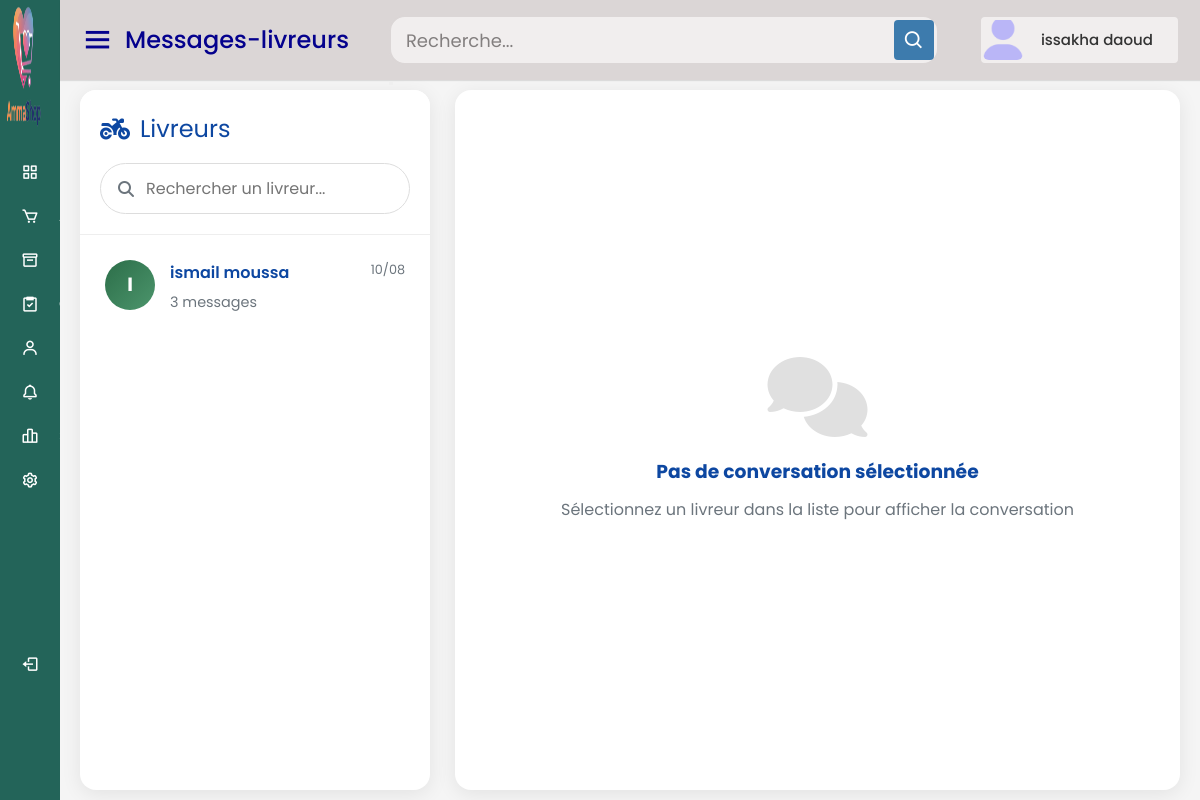
Screenshot of /tchadshop/message_livreur.php (signed in) with the database file from the repository.
### tables this page shows
CREATE TABLE IF NOT EXISTS `livreurs` (
  `id` int NOT NULL AUTO_INCREMENT,
  `nom` varchar(100) NOT NULL,
  `telephone` varchar(20) NOT NULL,
  `email` varchar(100) DEFAULT NULL,
  `password` varchar(255) DEFAULT NULL,
  `actif` tinyint(1) DEFAULT '1',
  `created_at` timestamp NULL DEFAULT CURRENT_TIMESTAMP,
  PRIMARY KEY (`id`),
  UNIQUE KEY `email` (`email`)
);

### tchadshop/message_livreur.php (the view, shortened to what this page needs)
<?php
$conn = new mysqli("localhost", "root", "", "tchadshop_db");
$livreur_id = $_GET['livreur_id'] ?? null;
$current_livreur = null;
$messages = [];
$livreurs_sql = "SELECT
            l.id AS livreur_id,
            l.nom,
            l.email,
            MAX(ml.created_at) AS dernier_message,
            COUNT(ml.id) AS total_messages,
            SUM(CASE WHEN ml.lu = 0 THEN 1 ELSE 0 END) AS non_lus
        FROM livreurs l
        LEFT JOIN messages_livreurs ml ON l.id = ml.livreur_id
        GROUP BY l.id, l.nom, l.email
        ORDER BY dernier_message DESC";
$livreurs_result = $conn->query($livreurs_sql);
?>
<!DOCTYPE html>
<html lang="fr">
<head>
    <link rel="stylesheet" href="https://cdnjs.cloudflare.com/ajax/libs/font-awesome/6.4.0/css/all.min.css">
</head>
<body>
<?php include("header.php"); ?>
<div class="admin-container">
    <div class="conversations-panel">
        <div class="panel-header">
            <div class="panel-title">
                <i class="fas fa-motorcycle"></i>
                <span>Livreurs</span>
            </div>
            <div class="search-box1">
                <i class="fas fa-search"></i>
                <input type="text" id="searchLivreur" placeholder="Rechercher un livreur...">
            </div>
        </div>
        <div class="conversations-list">
            <?php if ($livreurs_result->num_rows > 0): ?>
                <?php while ($row = $livreurs_result->fetch_assoc()):
                    $is_active = $livreur_id == $row['livreur_id'];
                    ?>
                    <a href="?livreur_id=<?= $row['livreur_id'] ?>"
                       class="conversation-item <?= $is_active ? 'active' : '' ?>">
                        <div class="livreur-avatar">
                            <?= strtoupper(substr($row['nom'], 0, 1)) ?>
                        </div>
                        <div class="conversation-info">
                            <div class="livreur-name">
                                <?= htmlspecialchars($row['nom']) ?>
                            </div>
                            <div class="last-message">
                                <?= $row['total_messages'] > 0 ?
                                    "{$row['total_messages']} message".($row['total_messages'] > 1 ? 's' : '') :
                                    "Aucun message" ?>
                            </div>
                        </div>
                        <div class="conversation-meta">
                            <div class="message-date">
                                <?= $row['dernier_message'] ? date('d/m', strtotime($row['dernier_message'])) : '-' ?>
                            </div>
                        </div>
                    </a>
                <?php endwhile; ?>
            <?php endif; ?>
        </div>
    </div>
    <div class="chat-container">
        <?php if ($current_livreur): ?>
            <div class="chat-header">
                <div class="chat-avatar">
                    <?= strtoupper(substr($current_livreur['nom'], 0, 1)) ?>
                </div>
                <div class="chat-info">
                    <div class="chat-livreur-name">
                        <?= htmlspecialchars($current_livreur['nom']) ?>
                    </div>
                    <div class="chat-livreur-email">
                        <?= htmlspecialchars($current_livreur['email'] ?? '') ?>
                    </div>
                </div>
                <div class="chat-actions">
                    <button class="action-btn" title="Marquer comme important">
                        <i class="fas fa-star"></i>
                    </button>
                    <button class="delete-all-btn" id="deleteAllBtn" title="Supprimer la conversation">
                        <i class="fas fa-trash"></i>
                        <span>Supprimer tout</span>
                    </button>
                </div>
            </div>
            <div class="chat-messages">
                <?php if (count($messages) > 0): ?>
                    <?php foreach ($messages as $message):
                        $is_admin = $message['sujet'] === 'Réponse admin';
                        ?>
                        <div class="message <?= $is_admin ? 'admin-message' : 'livreur-message' ?>">
                            <button class="delete-message"
                                    data-message-id="<?= $message['id'] ?>"
                                    title="Supprimer ce message">
                                <i class="fas fa-trash"></i>
                            </button>
                            <div class="message-content">
                                <?php if (!empty($message['message'])): ?>
                                    <?= nl2br(htmlspecialchars($message['message'])) ?>
                                <?php endif; ?>
                                <?php if (!empty($message['audio_path'])): ?>
                                    <div class="audio-container">
                                        <i class="fas fa-volume-up audio-icon"></i>
                                        <audio controls>
                                            <source src="<?= htmlspecialchars($message['audio_path']) ?>" type="audio/mpeg">
                                            <source src="<?= htmlspecialchars($message['audio_path']) ?>" type="audio/webm">
                                            <source src="<?= htmlspecialchars($message['audio_path']) ?>" type="audio/wav">
                                            <source src="<?= htmlspecialchars($message['audio_path']) ?>" type="audio/ogg">
                                            Votre navigateur ne supporte pas l'élément audio.
                                        </audio>
                                    </div>
                                <?php endif; ?>
                            </div>
                            <div class="message-meta">
                                <span><?= date('d/m/Y H:i', strtotime($message['created_at'])) ?></span>
                                <?php if ($is_admin): ?>
                                    <span class="message-status">Envoyé</span>
                                <?php endif; ?>
                            </div>
                        </div>
                    <?php endforeach; ?>
                <?php else: ?>
                    <div class="no-conversation">
                        <i class="fas fa-comments"></i>
                        <h3>Pas de messages</h3>
                        <p>Ce livreur n'a pas encore envoyé de message</p>
                    </div>
                <?php endif; ?>
            </div>
            <div class="chat-input-container">
                <form method="post" class="chat-input-form" id="messageForm" enctype="multipart/form-data">
                    <input type="file" name="audio_file" id="audioFileInput" style="display: none;">
                    <div class="input-container">
                        <textarea name="reponse" id="messageInput" placeholder="Écrivez votre réponse..."></textarea>
                        <div class="btn-container">
                            <button type="button" class="voice-btn" id="voiceButton" title="Enregistrement vocal">
                                <i class="fas fa-microphone"></i>
                            </button>
                            <button type="submit" class="btn-send" title="Envoyer">
                                <i class="fas fa-paper-plane"></i>
                            </button>
                        </div>
                    </div>
                    <div class="recorder-container" id="recorderContainer">
                        <div class="recorder-visualizer" id="visualizer"></div>
                        <div class="recorder-time" id="recordingTime">00:00</div>
                        <button type="button" class="recorder-btn" id="stopRecord" title="Arrêter l'enregistrement">
                            <i class="fas fa-stop"></i>
                        </button>
                    </div>
                </form>
            </div>
        <?php else: ?>
            <div class="no-conversation">
                <i class="fas fa-comments"></i>
                <h3>Pas de conversation sélectionnée</h3>
                <p>Sélectionnez un livreur dans la liste pour afficher la conversation</p>
            </div>
        <?php endif; ?>
    </div>
</div>
</body>
</html>

### tchadshop/style4.css (style rules this page uses)
* { margin: 0; padding: 0; box-sizing: border-box; font-family: "Poppins", sans-serif; }

### tchadshop/message_livreur.php (style rules this page uses)
:root { --primary: #2c6e49; --primary-light: #4c956c; --secondary: #e3f2fd; --accent: #ff6b6b; --dark: #0d47a1; --light: #f8f9fa; --gray: #6c757d; --success: #28a745; --warning: #ffc107; --danger: #dc3545; --info: #17a2b8; --radius: 16px; --shadow: 0 4px 20px rgba(0,0,0,0.08); --shadow-hover: 0 6px 25px rgba(0,0,0,0.12); --transition: all 0.3s ease; }
* { margin: 0; padding: 0; box-sizing: border-box; font-family: 'Segoe UI', Tahoma, Geneva, Verdana, sans-serif; }
body { background: linear-gradient(135deg, #f5f7fa, #e4e7f1); color: #333; min-height: 100vh; line-height: 1.6; }
.admin-container { max-width: 1400px; margin: 0 auto; padding: 20px; display: grid; grid-template-columns: 350px 1fr; gap: 25px; height: calc(100vh - 60px); }
.conversations-panel { background: white; border-radius: var(--radius); box-shadow: var(--shadow); display: flex; flex-direction: column; height: 100%; overflow: hidden; margin-top: 70px; transition: var(--transition); }
.panel-header { padding: 20px; border-bottom: 1px solid #eee; position: sticky; top: 0; background: white; z-index: 10; }
.panel-title { display: flex; align-items: center; gap: 10px; font-size: 1.5rem; color: var(--dark); margin-bottom: 15px; }
.search-box1 { position: relative; }
.search-box1 input { width: 100%; padding: 12px 20px 12px 45px; border: 1px solid #ddd; border-radius: 30px; font-size: 1rem; transition: var(--transition); }
.search-box1 i { position: absolute; left: 18px; top: 50%; transform: translateY(-50%); color: var(--gray); }
.conversations-list { flex: 1; overflow-y: auto; padding: 10px; }
.conversation-item { padding: 15px; border-radius: var(--radius); margin-bottom: 10px; cursor: pointer; transition: var(--transition); display: flex; gap: 15px; position: relative; text-decoration: none; color: inherit; }
.livreur-avatar { width: 50px; height: 50px; border-radius: 50%; background: linear-gradient(135deg, var(--primary), var(--primary-light)); display: flex; align-items: center; justify-content: center; color: white; font-weight: bold; font-size: 1.2rem; flex-shrink: 0; }
.conversation-info { flex: 1; min-width: 0; }
.livreur-name { font-weight: 600; color: var(--dark); margin-bottom: 5px; display: flex; align-items: center; gap: 8px; }
.last-message { color: var(--gray); font-size: 0.9rem; white-space: nowrap; overflow: hidden; text-overflow: ellipsis; }
.conversation-meta { display: flex; flex-direction: column; align-items: flex-end; gap: 5px; }
.message-date { color: var(--gray); font-size: 0.8rem; white-space: nowrap; }
.chat-container { background: white; border-radius: var(--radius); box-shadow: var(--shadow); display: flex; flex-direction: column; height: 100%; overflow: hidden; margin-top: 70px; transition: var(--transition); }
.no-conversation { display: flex; flex-direction: column; align-items: center; justify-content: center; height: 100%; text-align: center; padding: 30px; color: var(--gray); }
.no-conversation i { font-size: 5rem; margin-bottom: 20px; color: #e0e0e0; }
.no-conversation h3 { color: var(--dark); margin-bottom: 10px; }

### rows the page displays
livreurs: nom "I", nom "ismail moussa", total_messages "3", dernier_message "10/08"

### other values shown
$page_title "Messages-livreurs"
$adminName "issakha daoud"
